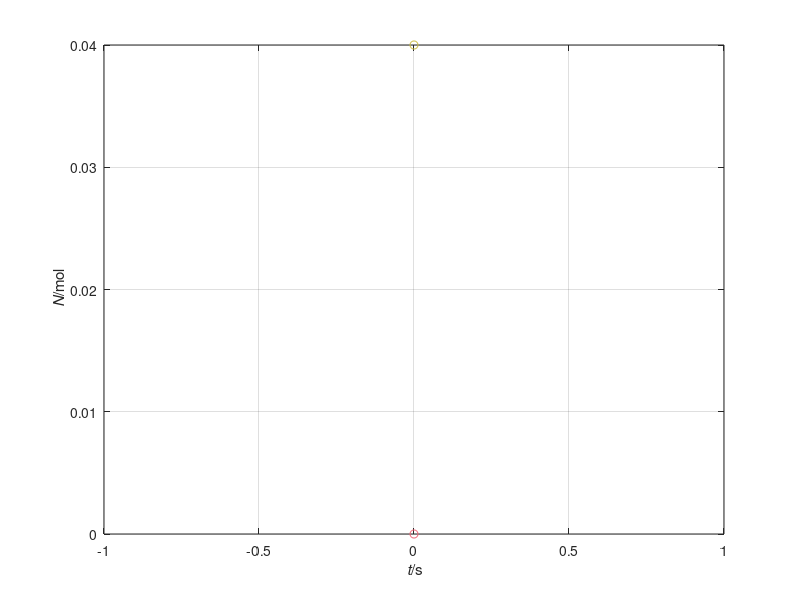

This chart was generated by the following MATLAB code: (Note: this script raises an error after producing the figure.)
%%% Simulation of dimerization-dissociation reaction
%% Coordinates (t)

%% Constants
R = 8.31446261815324;  % J/(K*mol): molar gas constant
A1 = 1.88e5;         % m^3/(mol*s): pre-exp. NO2
E1 = -2.23e3;        % J/mol: activation en. NO2
A2 = 4.30e15;       % 1/s: pre-exp N2O4
E2 = 5.32e4;        % J/mol: activation en. N2O4

%% Initial conditions. State: (N_NO2, N_N2O4, z, v, T)
t = 0;            % s: time
N_NO2 = 0.00;      % mol: amount NO2
N_N2O4 = 0.04;     % mol: amount N2O4

%% Boundary conditions
T = 340;  % K: temperature
V = 0.001;            % m^3: volume

%% Time-iteration parameters
t1 = 5e-7;        % s: final time
dtmin = 1e-10;  % s: time step %@

%% Plotting
dtplot = t1/360;  % time interval between plots
tplot = dtplot;   % time for next plot
clf
plot(t, N_NO2, 'o', 'color', '#EE6677')
hold on ;
plot(t, N_N2O4, 'o', 'color', '#CCBB44')
xlim([0, t1])
xlabel('{\it t}/s'); ylabel('{\it N}/mol')
axis('tight'); grid on; hold on %@

%% Numerical time integration
while t < t1
  %% constitutive relations
  xi1 = A1 * exp(-E1 / (R * T)) * N_NO2^2 / V;
  xi2 = A2 * exp(-E2 / (R * T)) * N_N2O4;
  R_NO2 = -2 * xi1 + 2 * xi2;
  R_N2O4 = R_NO2/(-2);

  %% step forward in time with balance laws
  %% adaptive timestep, temporary
  t = t + dt;
  N_NO2 = N_NO2 + R_NO2 * dt;
  N_N2O4 = N_N2O4 + R_N2O4 * dt; %@

  %% plot
  if t > tplot
    plot(t, N_NO2, 'o', 'color', '#EE6677')
    plot(t, N_N2O4, 'o', 'color', '#CCBB44')
    pause(0)
    tplot = tplot + dtplot;
  end %@
end
